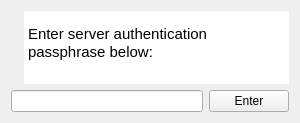
<?xml version="1.0" encoding="UTF-8"?>
<ui version="4.0">
 <class>password_box</class>
 <widget class="QWidget" name="password_box">
  <property name="windowModality">
   <enum>Qt::NonModal</enum>
  </property>
  <property name="enabled">
   <bool>true</bool>
  </property>
  <property name="geometry">
   <rect>
    <x>0</x>
    <y>0</y>
    <width>300</width>
    <height>123</height>
   </rect>
  </property>
  <property name="sizePolicy">
   <sizepolicy hsizetype="Fixed" vsizetype="Fixed">
    <horstretch>0</horstretch>
    <verstretch>0</verstretch>
   </sizepolicy>
  </property>
  <property name="minimumSize">
   <size>
    <width>300</width>
    <height>120</height>
   </size>
  </property>
  <property name="maximumSize">
   <size>
    <width>300</width>
    <height>123</height>
   </size>
  </property>
  <property name="windowTitle">
   <string>Form</string>
  </property>
  <layout class="QGridLayout" name="gridLayout">
   <property name="sizeConstraint">
    <enum>QLayout::SetDefaultConstraint</enum>
   </property>
   <item row="1" column="0">
    <layout class="QHBoxLayout" name="horizontalLayout_2">
     <item>
      <widget class="QLabel" name="label">
       <property name="sizePolicy">
        <sizepolicy hsizetype="Fixed" vsizetype="Fixed">
         <horstretch>0</horstretch>
         <verstretch>0</verstretch>
        </sizepolicy>
       </property>
       <property name="text">
        <string/>
       </property>
       <property name="pixmap">
        <pixmap resource="Assets/icons.qrc">:/key/key.png</pixmap>
       </property>
      </widget>
     </item>
     <item>
      <widget class="QTextBrowser" name="textBrowser">
       <property name="frameShape">
        <enum>QFrame::NoFrame</enum>
       </property>
       <property name="frameShadow">
        <enum>QFrame::Plain</enum>
       </property>
       <property name="lineWidth">
        <number>0</number>
       </property>
       <property name="html">
        <string>&lt;!DOCTYPE HTML PUBLIC &quot;-//W3C//DTD HTML 4.0//EN&quot; &quot;http://www.w3.org/TR/REC-html40/strict.dtd&quot;&gt;
&lt;html&gt;&lt;head&gt;&lt;meta name=&quot;qrichtext&quot; content=&quot;1&quot; /&gt;&lt;style type=&quot;text/css&quot;&gt;
p, li { white-space: pre-wrap; }
&lt;/style&gt;&lt;/head&gt;&lt;body style=&quot; font-family:'Cantarell'; font-size:11pt; font-weight:400; font-style:normal;&quot;&gt;
&lt;p style=&quot; margin-top:0px; margin-bottom:0px; margin-left:0px; margin-right:0px; -qt-block-indent:0; text-indent:0px;&quot;&gt;&lt;span style=&quot; font-size:6pt;&quot;&gt; &lt;/span&gt;&lt;/p&gt;
&lt;p style=&quot; margin-top:0px; margin-bottom:0px; margin-left:0px; margin-right:0px; -qt-block-indent:0; text-indent:0px;&quot;&gt;Enter server authentication&lt;/p&gt;
&lt;p style=&quot; margin-top:0px; margin-bottom:0px; margin-left:0px; margin-right:0px; -qt-block-indent:0; text-indent:0px;&quot;&gt;passphrase below:&lt;/p&gt;&lt;/body&gt;&lt;/html&gt;</string>
       </property>
      </widget>
     </item>
    </layout>
   </item>
   <item row="3" column="0">
    <layout class="QHBoxLayout" name="horizontalLayout_3">
     <item>
      <widget class="QLineEdit" name="password_entry">
       <property name="inputMethodHints">
        <set>Qt::ImhHiddenText|Qt::ImhNoAutoUppercase|Qt::ImhNoPredictiveText|Qt::ImhSensitiveData</set>
       </property>
       <property name="echoMode">
        <enum>QLineEdit::Password</enum>
       </property>
      </widget>
     </item>
     <item>
      <widget class="QPushButton" name="enter_button">
       <property name="text">
        <string>Enter</string>
       </property>
      </widget>
     </item>
    </layout>
   </item>
  </layout>
 </widget>
 <resources>
  <include location="Assets/icons.qrc"/>
 </resources>
 <connections/>
</ui>
